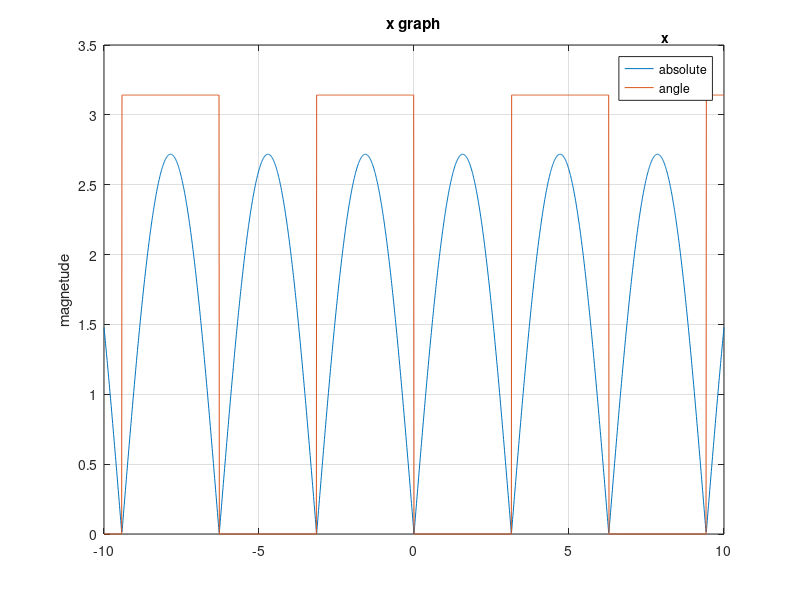
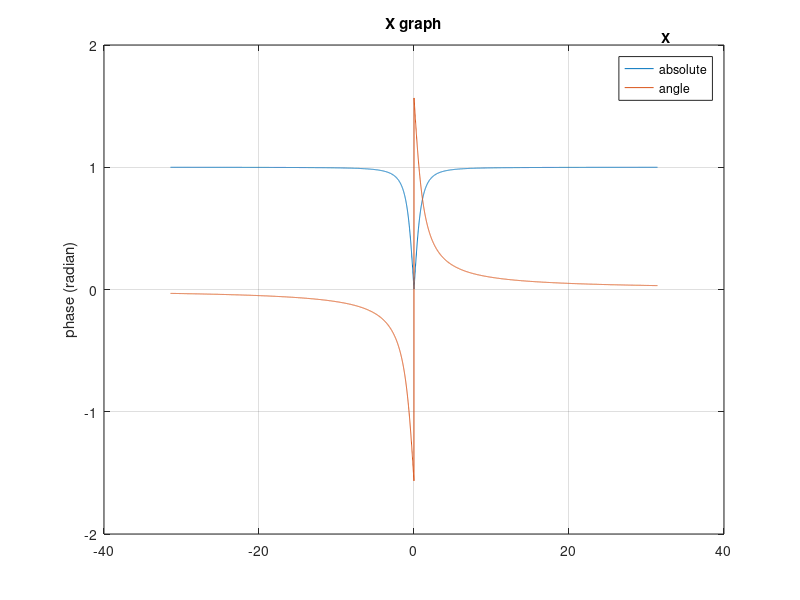
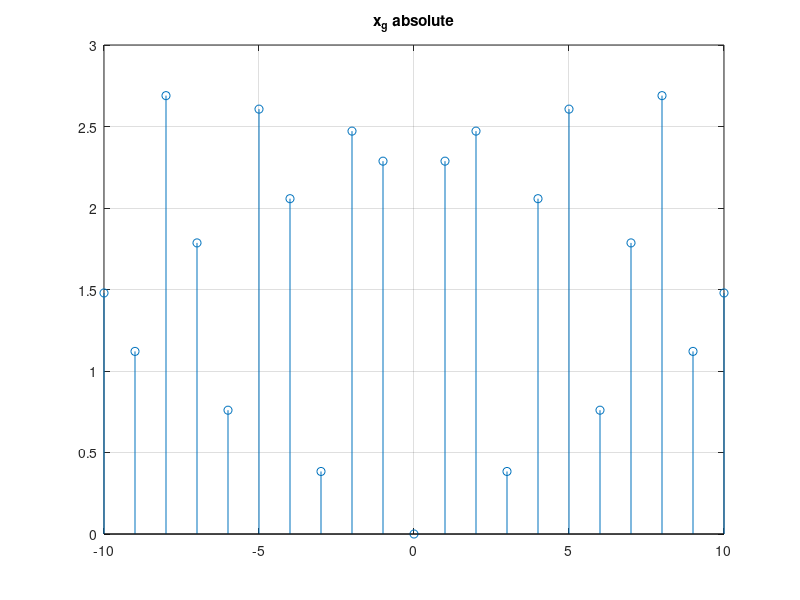
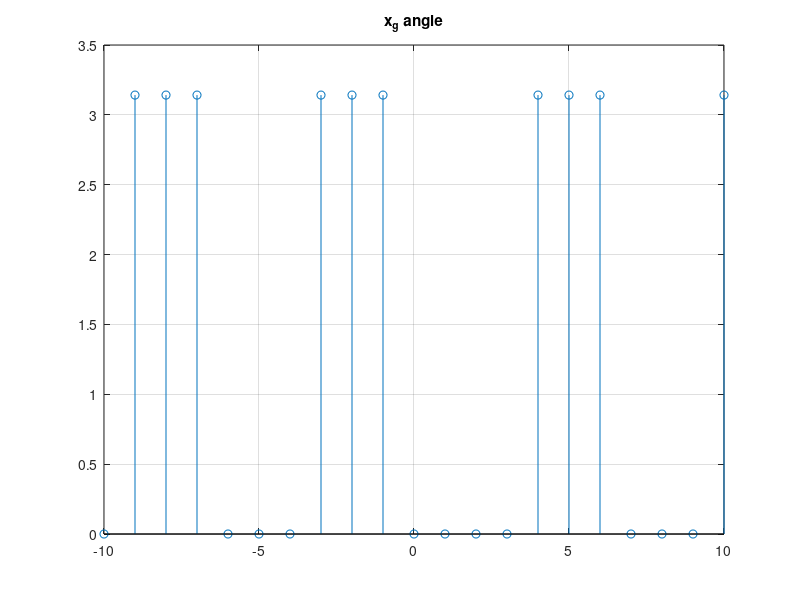

The MATLAB source for these figures, in order:
clear;clc
close all
%% Plot
t=-10:0.01:10;
 c=1;
x=imag(2-exp(1-c*t*1i));% we have done it right here
x_abs=abs(x);
x_ang=angle(x);
figure
plot(t,x_abs,t,x_ang);% the plot resulte is from here
title('x graph');
ylabel('magnetude');
grid on
lgd1=legend('absolute','angle');
title(lgd1,'x');
% we define the second function here
w=-10*pi:0.01:10*pi;
X=1j.*w./(1+1j.*w);
X_abs=abs(X);
X_ang=angle(X);
figure
plot(w,X_abs,w,X_ang);% the plot resulte is here
title('X graph')
ylabel('phase (radian)')
grid on
lgd2=legend('absolute','angle');
title(lgd2,'X');
%% Stem
n=-10:10;
% we are goign to show the diagram in seperate figures
x_g=imag(2-exp(1-c*n*1i));
figure 
stem(n,abs(x_g));
grid on
title('x_g absolute')
figure
stem(n,angle(x_g));
title('x_g angle')
grid on 
% here is the second function
n=-10*pi:10*pi;
X_g=1j.*n./(1+1j.*n);
figure 
stem(n,abs(X_g));
grid on
title('X_g absolute')
xlim([-32,31]);
figure
stem(n,angle(X_g));
title('X_g angle')
grid on
xlim([-32,31]);